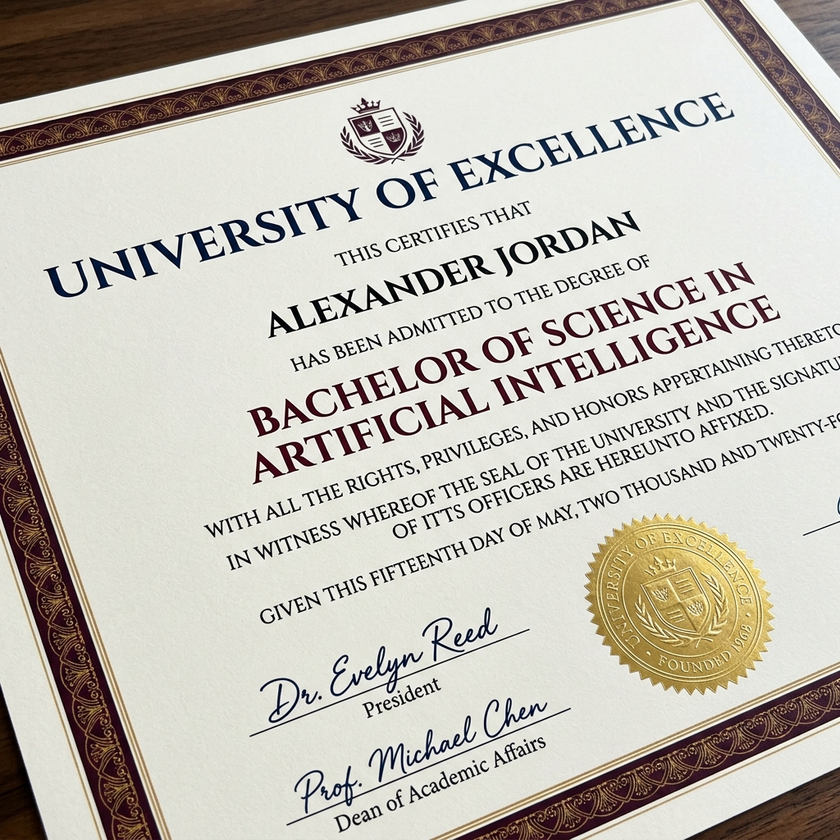
#> input picture test_certificate.png, 840 x 840 px, shrunk from 1024 x 1024 before the run; its folder holds only this picture in this run
$ python -i signature_verification.py   (imports and definitions only)   (older library calls are emulated)
#> lines starting #> are read from the running program, lines starting #| are printed output that depends on the picture; after the words box and inside, x2 and y2 are one past the last pixel; in counts of white or black regions, pixels touching at a corner belong together
#> further down, picture is the input picture: shape (840, 840, 3); mean B, G, R 181, 189.7, 194
"""
Signature Verification Module
- Compares signatures with reference patterns
- Analyzes shape, stroke pattern, position
- Detects forged or copy-pasted signatures
- Generates signature region heatmap
"""

import cv2
import numpy as np
from typing import Dict, List, Any, Optional


def detect_signature_regions(img: np.ndarray) -> List[Dict[str, Any]]:
    """
    Detect potential signature regions in the document.
    Signatures typically appear in the lower portion and have
    specific stroke characteristics.
    """
    gray = img if len(img.shape) == 2 else cv2.cvtColor(img, cv2.COLOR_BGR2GRAY)
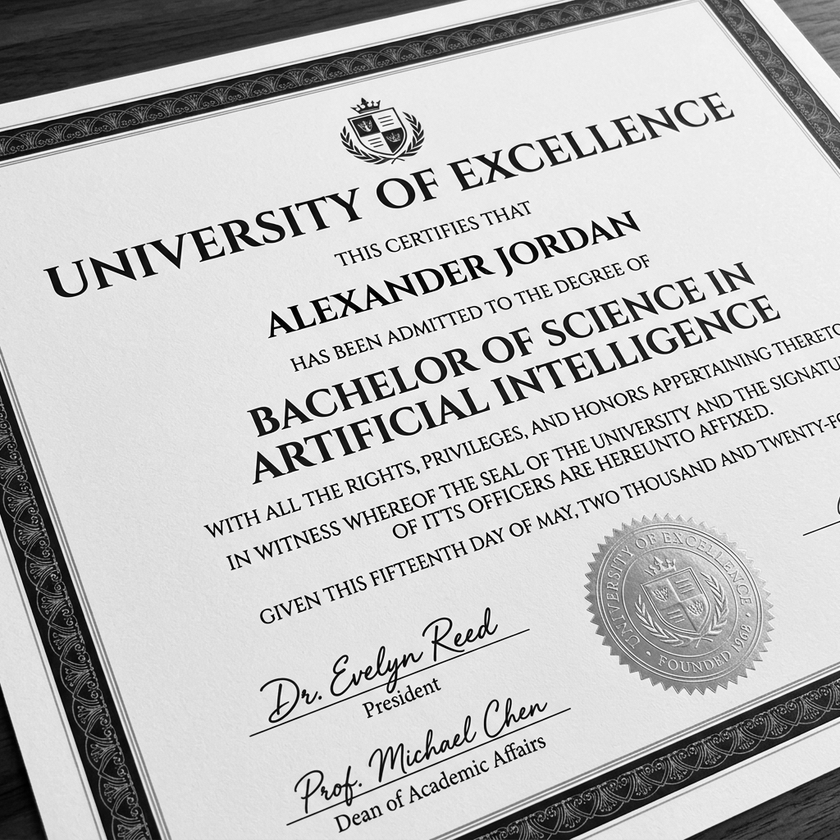
#> gray: shape (840, 840); min 0, max 255, mean 190
    h, w = gray.shape[:2]
#> h = 840; w = 840

    # We must scan the ENTIRE document for signatures, not just the bottom half,
    # as human written signatures can appear anywhere!
    # No longer cropping `gray[h // 2:, :]`

    # Use global Otsu thresholding (better for pen pressure variation)
    blurred_for_thresh = cv2.GaussianBlur(gray, (5, 5), 0)
    _, thresh = cv2.threshold(blurred_for_thresh, 0, 255, cv2.THRESH_BINARY_INV + cv2.THRESH_OTSU)
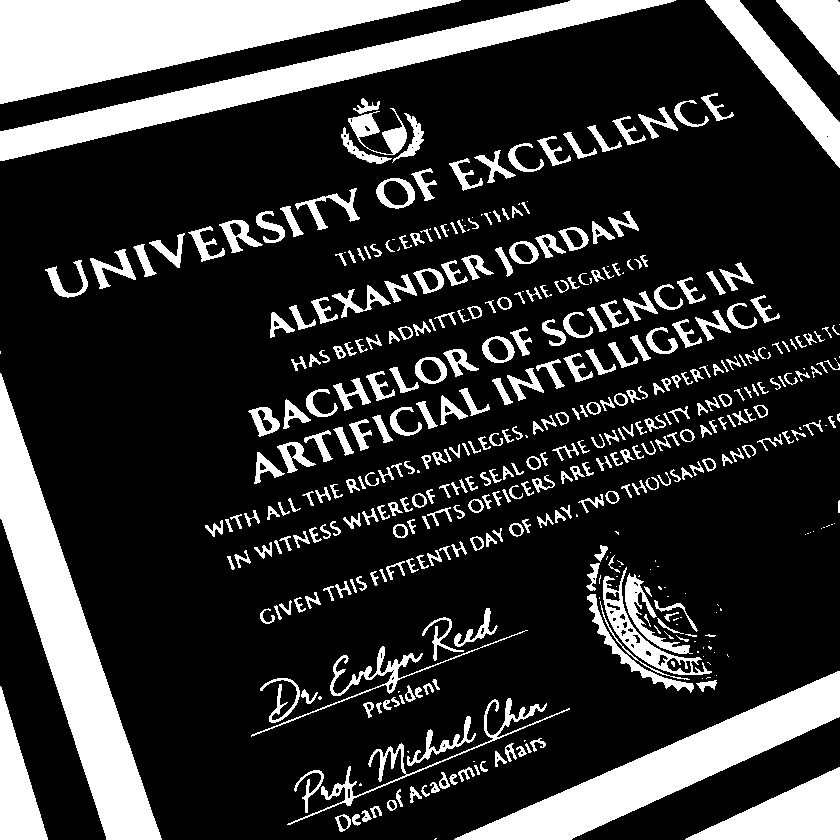
#> thresh: shape (840, 840); 21% white; 456 white regions (87 under 20 px), largest, box (x1, y1, x2, y2) and area: (0, 0, 461, 104) 24279, (0, 373, 162, 840) 20681, (0, 0, 676, 161) 17399

    # Morphological operations to connect signature strokes in any direction
    kernel = cv2.getStructuringElement(cv2.MORPH_ELLIPSE, (13, 13))
    dilated = cv2.morphologyEx(thresh, cv2.MORPH_CLOSE, kernel)
#> dilated: shape (840, 840); 28.4% white; 48 white regions (18 under 20 px), largest, box (x1, y1, x2, y2) and area: (0, 0, 461, 104) 24279, (0, 373, 162, 840) 20726, (0, 0, 676, 161) 17461
    dilated = cv2.dilate(dilated, kernel, iterations=1)
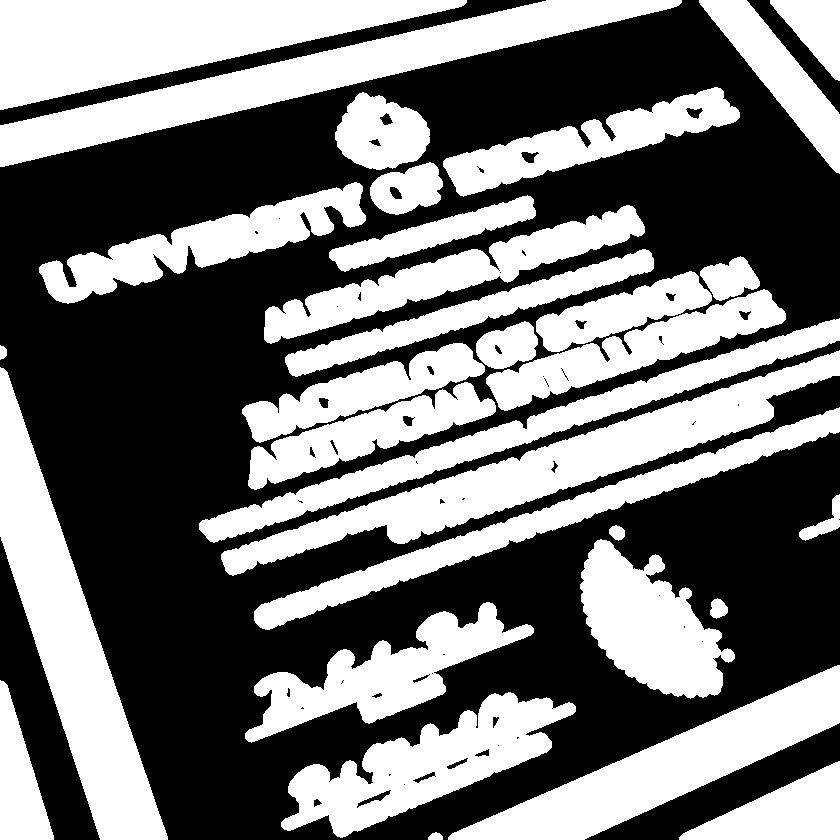
#> dilated: shape (840, 840); 45.1% white; 32 white regions

    # Find contours
    contours, _ = cv2.findContours(dilated, cv2.RETR_EXTERNAL, cv2.CHAIN_APPROX_SIMPLE)
#> contours = 32 contours; largest, box (x1, y1, x2, y2) and area: (0, 0, 467, 110) 26554, (0, 367, 168, 840) 25418, (0, 0, 682, 167) 24150, (221, 350, 840, 576) 24042, (448, 665, 840, 840) 20046

    signature_candidates = []
    for cnt in contours:
        x, y, cw, ch = cv2.boundingRect(cnt)
        area = cv2.contourArea(cnt)
        aspect = cw / max(ch, 1)

        # Signature heuristics: highly permissive to capture any pen strokes
        if (0.5 < aspect < 15 and
            area > 300 and
            cw > 30 and ch > 10 and
            cw < w * 0.9):

            # Use actual y coordinate directly since we scan the full image
            actual_y = y

            roi = gray[actual_y:actual_y+ch, x:x+cw]
            if roi.size == 0:
                continue

            # Compute Otsu to get stroke pixels
            _, sig_thresh = cv2.threshold(roi, 0, 255, cv2.THRESH_BINARY_INV + cv2.THRESH_OTSU)

            # Stroke fill ratio (ink vs bounding box)
            fill_ratio = cv2.countNonZero(sig_thresh) / float(roi.size)

            # Text paragraphs have very high fill ratios compared to sprawling signatures
            # 0.70 is our high cutoff (solid black blocks)
            if fill_ratio > 0.70:
                continue

            stroke_density = fill_ratio

            signature_candidates.append({
                "bbox": {
                    "x": int(x), "y": int(actual_y),
                    "width": int(cw), "height": int(ch),
                },
                "area": int(area),
                "aspect_ratio": round(float(aspect), 2),
                "stroke_density": round(stroke_density, 4),
                "confidence": round(min(1.0, stroke_density * 3 + 0.3), 3),
            })
#> this loop made 32 passes
#> (x, y, cw, ch, area, aspect, actual_y, fill_ratio) on passes 2, 3, 5, 6, 8, 10, 11, 12, 14, 16, 17, 18: (679, 761, 161, 79, 6599, 2.04, 761, 0.525), (281, 692, 295, 146, 17084, 2.02, 692, 0.177), (448, 665, 392, 175, 20045.5, 2.24, 665, 0.363), (245, 602, 289, 141, 13264.5, 2.05, 602, 0.0927), (580, 539, 155, 160, 13699, 0.969, 539, 0.549), (799, 494, 41, 47, 582, 0.872, 494, 0.042), (254, 407, 586, 223, 14176, 2.63, 407, 0.134), (248, 382, 248, 108, 9050.5, 2.3, 382, 0.205), (221, 350, 619, 226, 24042.5, 2.74, 350, 0.129), (242, 343, 243, 100, 8422.5, 2.43, 343, 0.194), (476, 321, 62, 48, 2015.5, 1.29, 321, 0.2), (199, 318, 641, 225, 15258, 2.85, 318, 0.139)
#> (x, y, cw, ch, area, aspect) on passes 1, 4, 7, 9, 13, 15: (428, 832, 15, 8, 73.5, 1.88), (0, 680, 54, 160, 4658.5, 0.338), (710, 598, 18, 21, 241.5, 0.857), (609, 525, 16, 16, 162, 1), (0, 367, 168, 473, 25418.5, 0.355), (0, 345, 7, 15, 64, 0.467)
#> pass 2, in detect_signature_regions, `_, sig_thresh = cv2.threshold(roi, 0, 255, cv2.THRESH_BINARY_INV + cv2..`:
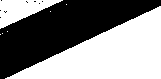
#> sig_thresh: shape (79, 161); 52.5% white; 9 black regions (8 under 20 px), largest, box (x1, y1, x2, y2) and area: (0, 0, 161, 79) 6024
#> pass 3, in detect_signature_regions, `_, sig_thresh = cv2.threshold(roi, 0, 255, cv2.THRESH_BINARY_INV + cv2..`:
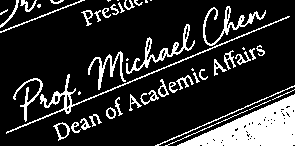
#> sig_thresh: shape (146, 295); 17.7% white; 49 white regions (10 under 20 px), largest, box (x1, y1, x2, y2) and area: (177, 94, 295, 146) 3029, (6, 16, 290, 134) 821, (126, 24, 195, 74) 524
#> after the loop:
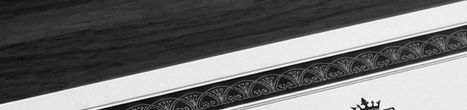
#> roi: shape (110, 467); min 3, max 255, mean 112.1
#> after the loop:
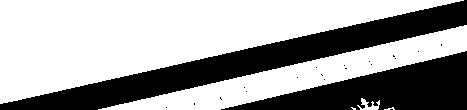
#> sig_thresh: shape (110, 467); 64.1% white; 20 black regions (18 under 20 px), largest, box (x1, y1, x2, y2) and area: (0, 0, 467, 110) 11271, (221, 51, 467, 110) 7133
#> after the loop, signature_candidates = 26 items

    # Sort by confidence and area
    signature_candidates.sort(key=lambda s: s["confidence"] * s["area"], reverse=True)
    return signature_candidates[:5]  # Return top 5 candidates


# [324 lines left out: functions analyze_signature_strokes, check_signature_placement, detect_copy_paste_signature, generate_signature_heatmap, run_signature_analysis, _generate_sig_findings, not called in this run]

>>> import cv2
>>> picture = cv2.imread('../../test_certificate.png')
>>> result = detect_signature_regions(picture)
#> result = 5 items
